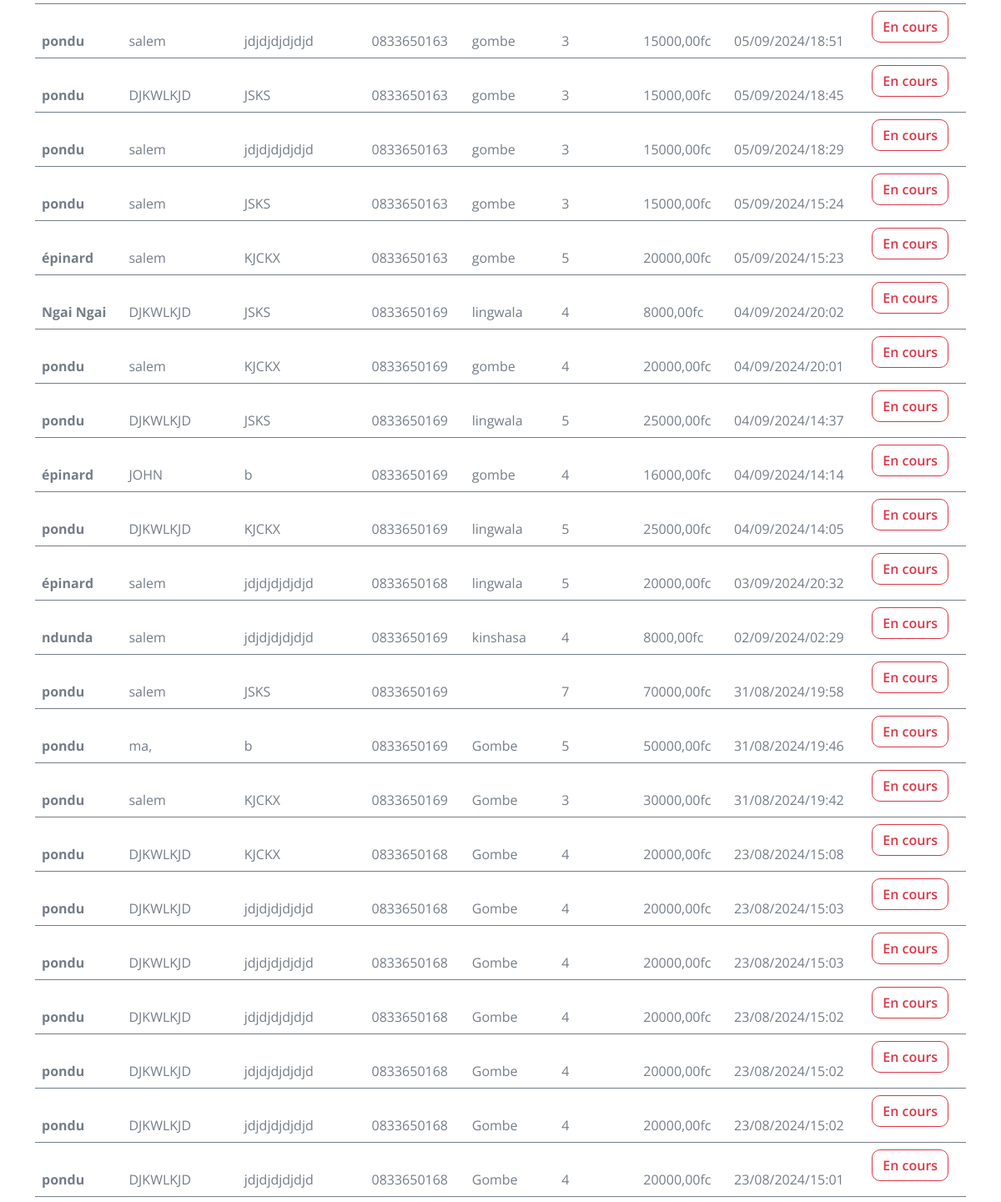
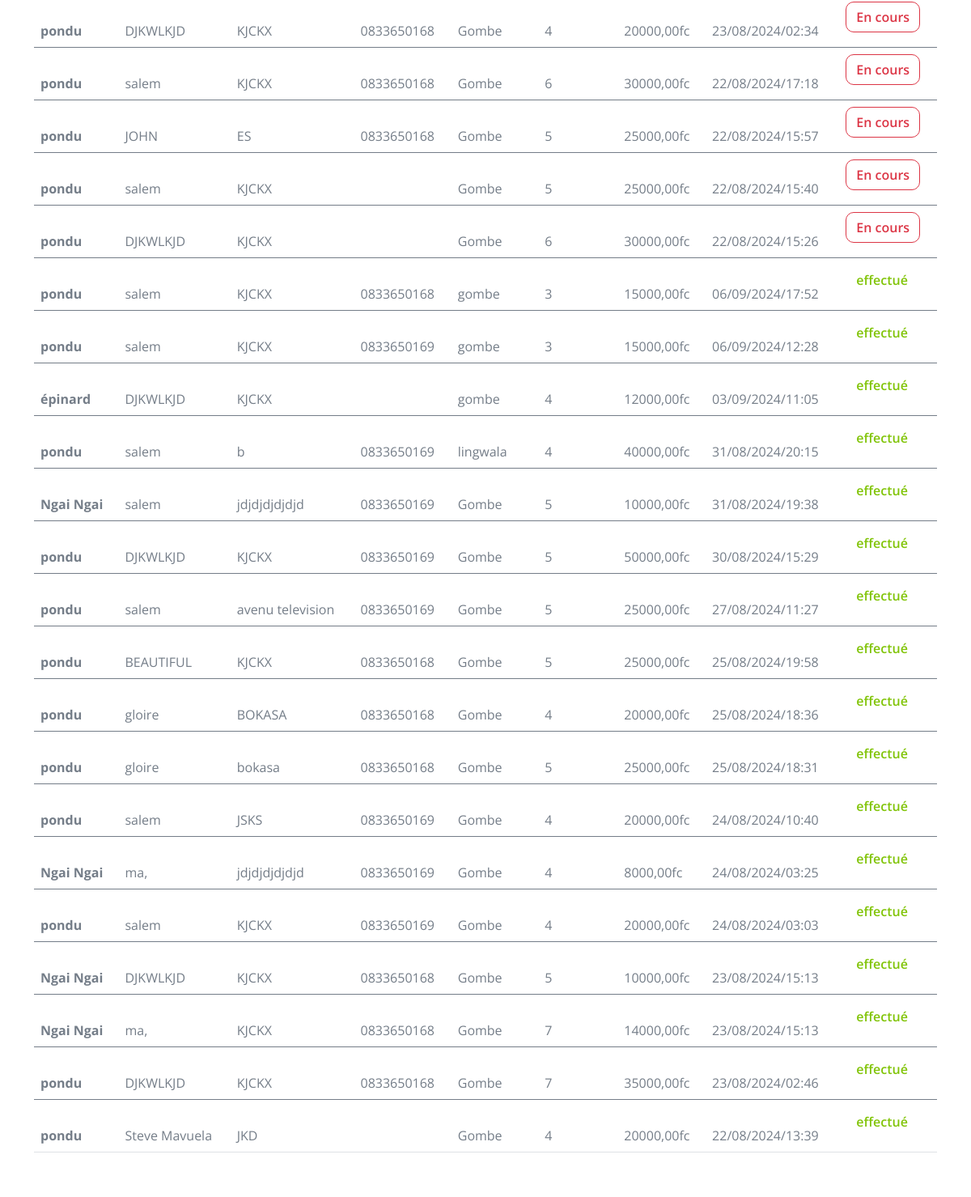
The page /accounts/seeallcommands/ (signed in, middle part) on the database as committed earlier (2 pictures, top to bottom).
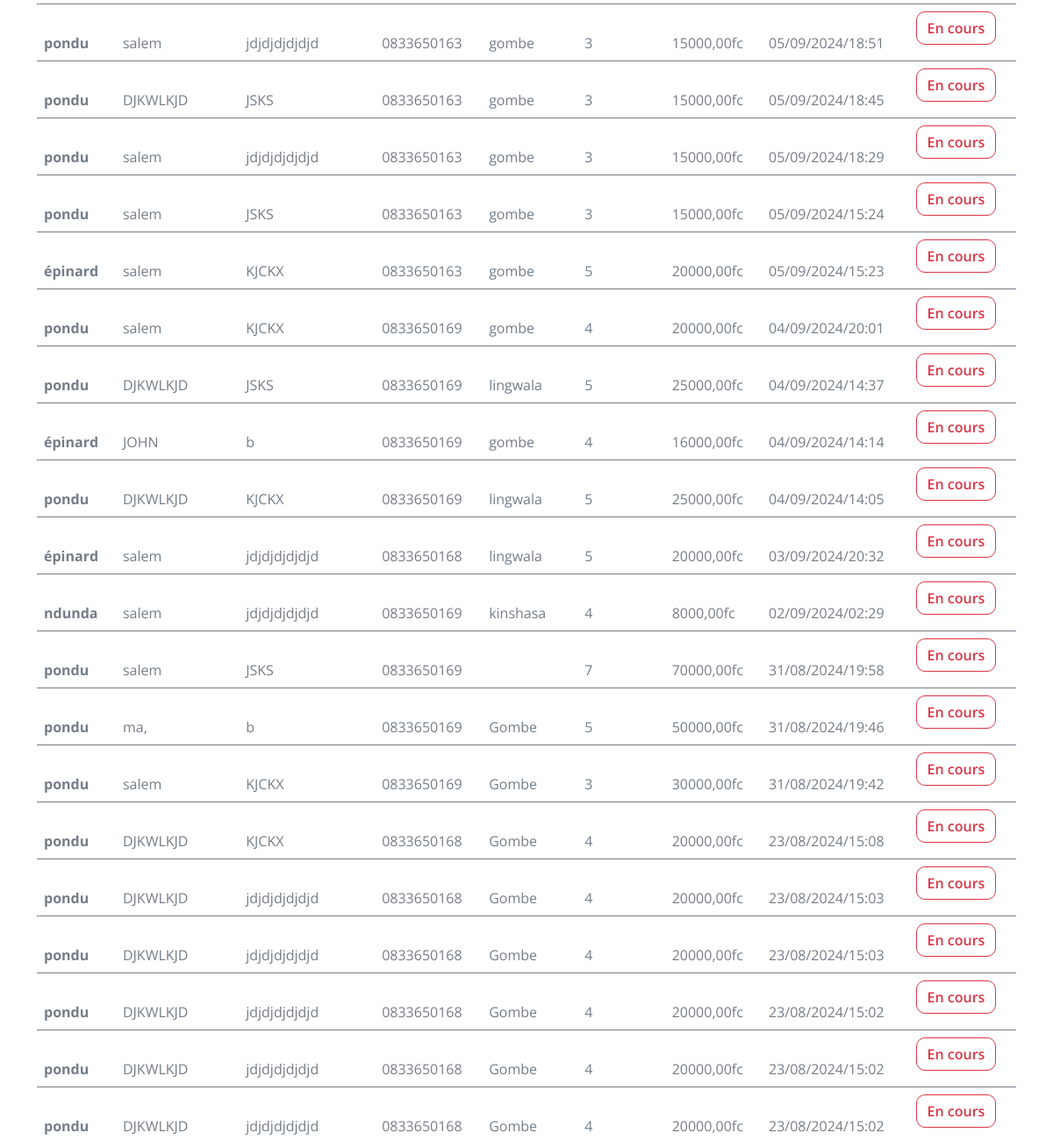
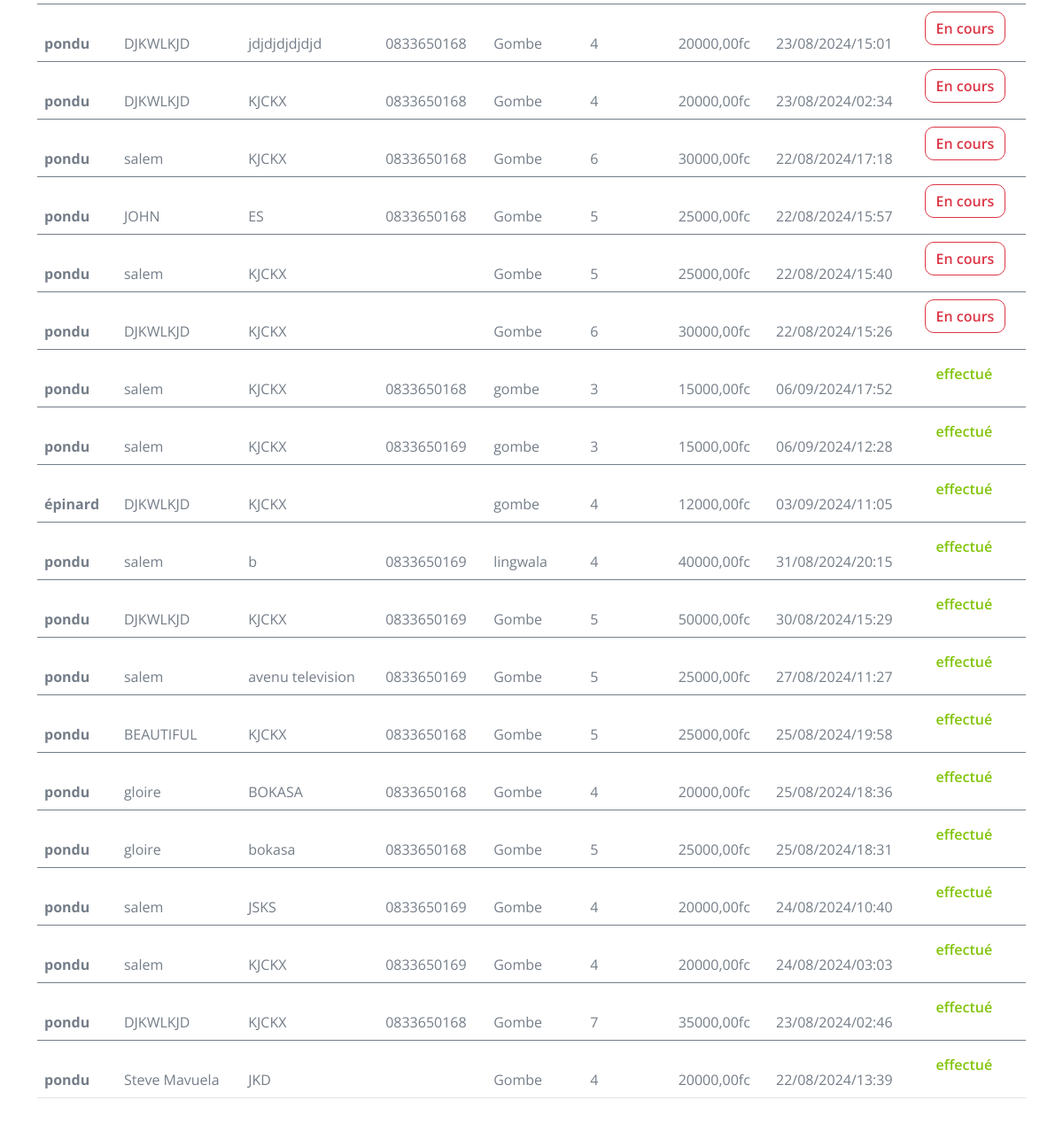
The same page on the database as committed later (2 pictures, top to bottom).
### vegetable_shop/models.py (models this page shows, shortened)
class Command(models.Model):
    user = models.ForeignKey(User, on_delete=models.CASCADE, default=1)
    vegetable = models.ForeignKey('Vegetable', on_delete=models.CASCADE)
    quantity = models.IntegerField()
    amount = models.DecimalField(max_digits=10, decimal_places=2, default=0)
    name_client = models.CharField(max_length=100)
    commune_client = models.CharField(max_length=200)
    address_client = models.CharField(max_length=200)
    date_command = models.DateTimeField(default=datetime.now)
    statut = models.CharField(max_length=50, default='En cours')

class Vegetable(models.Model):
       name = models.CharField(max_length=100)
       description = models.TextField()
       picture = models.ImageField(upload_to='pictures', blank=True)
       price = models.DecimalField(max_digits=10, decimal_places=2)
       stock = models.IntegerField()
       date_add = models.DateTimeField(auto_now_add=True)
       def __str__(self):
           return self.name

### accounts/models.py (models this page shows, shortened)
class Profile(models.Model):
    user = models.OneToOneField(User, on_delete=models.CASCADE)
    phone_number = models.CharField(max_length=15, blank=True)
    commune =  models.CharField(max_length=100, blank=True)

### accounts/views.py (the view)
# urls.py: path('seeallcommands/', views.seeallcommands, name='seeallcommands'),
@permission_required('vegetable_shop.change_command')
def seeallcommands(request):
    ongoing_commands = Command.objects.filter(statut='En cours').order_by('-date_command')
    other_commands = Command.objects.exclude(statut='En cours').order_by('-date_command')
    all_commands = list(ongoing_commands) + list(other_commands)
    total_commands = Command.objects.filter(statut= 'En cours').count()
    return render(request, 'accounts/seeallcommands.html', {'commands': all_commands, 'total_commands': total_commands})

### accounts/templates/accounts/seeallcommands.html (shortened to what this page needs)
{% load static %}
<!DOCTYPE html>
<html lang="en">
    <head>
        <link rel="stylesheet" href="https://use.fontawesome.com/releases/v5.15.4/css/all.css"/>
        <link href="https://cdn.jsdelivr.net/npm/bootstrap-icons@1.4.1/font/bootstrap-icons.css" rel="stylesheet">
        <link href="https://cdnjs.cloudflare.com/ajax/libs/animate.css/4.1.1/animate.min.css" rel="stylesheet">
        <link href="https://unpkg.com/aos@2.3.1/dist/aos.css" rel="stylesheet">
        <link href="{% static 'css/bootstrap.min.css' %}" rel="stylesheet">
        <link href="{% static 'css/style.css' %}" rel="stylesheet">
        <link rel="stylesheet" href="https://cdn.jsdelivr.net/npm/sweetalert2@11.0.19/dist/sweetalert2.min.css">
    </head>
    <body>
        <div class="container py-5 mt-5" id="seecommands" style="position:relative; top: 55px;">
            {% block content %}
            <div class="table-responsive animate__animated animate__fadeIn" style="animation-delay: 0.5s;">
                <table class="table">
                    {% for command in commands %}
                    <tbody>
                        <tr class="animate__animated animate__fadeInUp" >
                            <th scope="row">
                                <p class="mb-0 mt-4">{{command.vegetable}}</p>
                            </th>
                            <td>
                                <p class="mb-0 mt-4">{{ command.name_client }}</p>
                            </td>
                            <td>
                                <p class="mb-0 mt-4">{{command.address_client}}</p>
                            </td>
                            <td>
                                <p class="mb-0 mt-4">{{command.user.profile.phone_number}}</p>
                            </td>
                            <td>
                                <p class="mb-0 mt-4">{{command.commune_client}}</p>
                            </td>
                            <td>
                               <p class="mb-0 mt-4">{{command.quantity}}</p>
                            </td>
                            <td>
                                <p class="mb-0 mt-4"> {{command.amount}}fc </p>
                            </td>
                            <td>
                                <p class="mb-0 mt-4"> {{ command.date_command|date:"d/m/Y/H:i" }} </p>
                            </td>
                            {% if command.statut == 'effectué' %}
                            {% with color_statut='btn-link' %}
                                <td>
                                    <a href="{% url 'accounts:update_status' command.id %}" class="btn {{ color_statut }} statut animate__animated animate__pulse animate__infinite" data-id="{{ command.id }}"> {{ command.statut }} </a>
                                </td>
                            {% endwith %}
                        {% else %}
                            {% with color_statut='btn-outline-danger' %}
                                <td>
                                    <button onclick="confirmStatusUpdate({{ command.id }}, '{{ command.statut }}')" class="btn {{ color_statut }} statut animate__animated animate__pulse animate__infinite" data-id="{{ command.id }}"> {{ command.statut }} </button>
                                </td>
                            {% endwith %}
                        {% endif %}
                        </tr>
                    </tbody>
                    {% empty %}
                    <h3 class="text-center animate__animated animate__fadeIn" style="animation-delay: 0.5s;">Aucune commande n'a encore été passée</h3>
                    {% endfor %}
                </table>
            </div>
            {% endblock %}
        </div>
</body>
</html>

### static/css/style.css (style rules this page uses)
.btn { font-weight: 600; transition: .5s; }

Rows that differ between the two databases and show on the page:
removed Command: vegetable "Ngai Ngai", name_client "DJKWLKJD", address_client "JSKS", user.profile.phone_number "0833650169", commune_client "lingwala", quantity "4", amount "8000,00", date_command "04/09/2024/20:02", statut "En cours"
removed Command: vegetable "Ngai Ngai", name_client "salem", address_client "jdjdjdjdjdjd", user.profile.phone_number "0833650169", commune_client "Gombe", quantity "5", amount "10000,00", date_command "31/08/2024/19:38", statut "effectué"
removed Command: vegetable "Ngai Ngai", name_client "ma,", address_client "jdjdjdjdjdjd", user.profile.phone_number "0833650169", commune_client "Gombe", quantity "4", amount "8000,00", date_command "24/08/2024/03:25", statut "effectué"
removed Command: vegetable "Ngai Ngai", name_client "DJKWLKJD", address_client "KJCKX", user.profile.phone_number "0833650168", commune_client "Gombe", quantity "5", amount "10000,00", date_command "23/08/2024/15:13", statut "effectué"
removed Command: vegetable "Ngai Ngai", name_client "ma,", address_client "KJCKX", user.profile.phone_number "0833650168", commune_client "Gombe", quantity "7", amount "14000,00", date_command "23/08/2024/15:13", statut "effectué"
